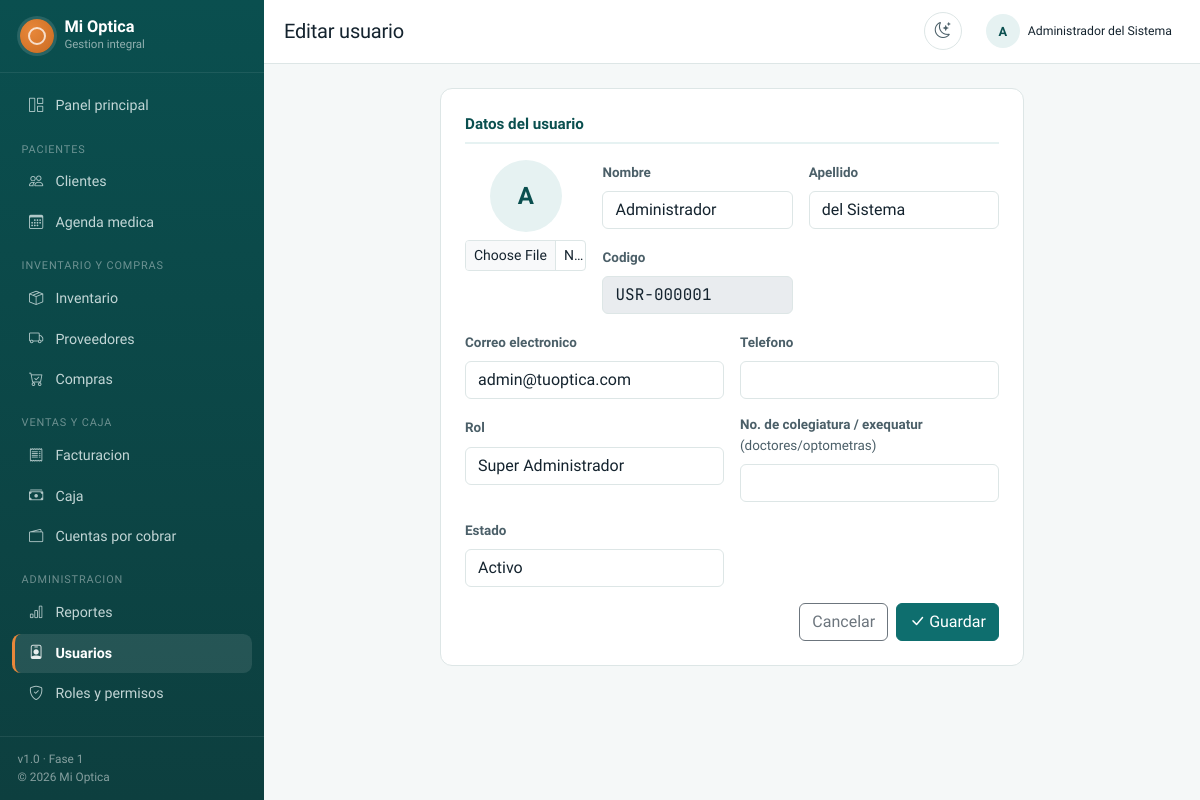
The app's page /usuarios/editar/1 (signed in) with its own data.
### tables this page shows
CREATE TABLE usuarios (
    id               INT UNSIGNED AUTO_INCREMENT PRIMARY KEY,
    codigo           VARCHAR(20)  NOT NULL,
    nombre           VARCHAR(80)  NOT NULL,
    apellido         VARCHAR(80)  NOT NULL,
    email            VARCHAR(150) NOT NULL,
    username         VARCHAR(50)  NOT NULL,
    password_hash    VARCHAR(255) NOT NULL,
    telefono         VARCHAR(20)  NULL,
    foto             VARCHAR(255) NULL,
    rol_id           INT UNSIGNED NOT NULL,
    firma_digital    VARCHAR(255) NULL COMMENT 'Ruta de imagen de firma escaneada, para doctores',
    cmd_colegiado    VARCHAR(50)  NULL COMMENT 'Numero de exequatur/colegiatura del especialista',
    estado           ENUM('activo','inactivo') NOT NULL DEFAULT 'activo',
    debe_cambiar_password TINYINT(1) NOT NULL DEFAULT 1,
    intentos_fallidos INT UNSIGNED NOT NULL DEFAULT 0,
    bloqueado_hasta  DATETIME NULL,
    two_factor_secret VARCHAR(255) NULL COMMENT 'Preparado para 2FA (TOTP)',
    two_factor_activo TINYINT(1) NOT NULL DEFAULT 0,
    ultimo_login     DATETIME NULL,
    ultimo_login_ip  VARCHAR(45) NULL,
    created_at       DATETIME NOT NULL DEFAULT CURRENT_TIMESTAMP,
    updated_at       DATETIME NOT NULL DEFAULT CURRENT_TIMESTAMP ON UPDATE CURRENT_TIMESTAMP,
    UNIQUE KEY uq_usuarios_codigo (codigo),
    UNIQUE KEY uq_usuarios_email (email),
    UNIQUE KEY uq_usuarios_username (username),
    KEY idx_usuarios_rol (rol_id),
    CONSTRAINT fk_usuarios_rol FOREIGN KEY (rol_id) REFERENCES roles(id) ON DELETE RESTRICT ON UPDATE CASCADE
);

CREATE TABLE roles (
    id              INT UNSIGNED AUTO_INCREMENT PRIMARY KEY,
    nombre          VARCHAR(50)  NOT NULL,
    descripcion     VARCHAR(255) NULL,
    es_sistema      TINYINT(1)   NOT NULL DEFAULT 0 COMMENT 'Roles base que no se pueden eliminar (solo renombrar permisos)',
    estado          ENUM('activo','inactivo') NOT NULL DEFAULT 'activo',
    created_at      DATETIME NOT NULL DEFAULT CURRENT_TIMESTAMP,
    updated_at      DATETIME NOT NULL DEFAULT CURRENT_TIMESTAMP ON UPDATE CURRENT_TIMESTAMP,
    UNIQUE KEY uq_roles_nombre (nombre)
);

### app/Views/usuarios/form.php (the view, shortened to what the rows shown need)
<?php
$esEdicion = !empty($usuario['id']);
$tituloPagina = $esEdicion ? 'Editar usuario' : 'Nuevo usuario';
$accion = $esEdicion ? Url::to('usuarios/actualizar/' . $usuario['id']) : Url::to('usuarios/guardar');
?>
<div class="row justify-content-center">
    <div class="col-12 col-lg-8">
        <div class="card p-4">
            <form method="POST" action="<?= e($accion) ?>" enctype="multipart/form-data">
                <div class="form-section-title">Datos del usuario</div>
                <div class="row g-3 mb-3">
                    <div class="col-md-3 text-center">
                        <span class="avatar-circle mx-auto mb-2" style="width:72px;height:72px;font-size:1.5rem;">
                            <?= e(mb_strtoupper(mb_substr($usuario['nombre'] ?? 'U', 0, 1))) ?>
                        </span>
                        <input type="file" name="foto" class="form-control form-control-sm" accept="image/*">
                    </div>
                    <div class="col-md-9">
                        <div class="row g-3">
                            <div class="col-md-6">
                                <label class="form-label">Nombre</label>
                                <input type="text" name="nombre" class="form-control <?= isset($errores['nombre']) ? 'is-invalid' : '' ?>" value="<?= e($usuario['nombre'] ?? '') ?>" required>
                            </div>
                            <div class="col-md-6">
                                <label class="form-label">Apellido</label>
                                <input type="text" name="apellido" class="form-control <?= isset($errores['apellido']) ? 'is-invalid' : '' ?>" value="<?= e($usuario['apellido'] ?? '') ?>" required>
                            </div>
                            <div class="col-md-6">
                                <label class="form-label">Codigo</label>
                                <input type="text" class="form-control font-mono" value="<?= e($usuario['codigo'] ?? $siguienteCodigo) ?>" disabled>
                            </div>
                        </div>
                    </div>
                </div>
                <div class="row g-3 mb-3">
                    <div class="col-md-6">
                        <label class="form-label">Correo electronico</label>
                        <input type="email" name="email" class="form-control <?= isset($errores['email']) ? 'is-invalid' : '' ?>" value="<?= e($usuario['email'] ?? '') ?>" required>
                    </div>
                    <div class="col-md-6">
                        <label class="form-label">Telefono</label>
                        <input type="text" name="telefono" class="form-control" value="<?= e($usuario['telefono'] ?? '') ?>">
                    </div>
                    <div class="col-md-6">
                        <label class="form-label">Rol</label>
                        <select name="rol_id" class="form-select <?= isset($errores['rol_id']) ? 'is-invalid' : '' ?>" required>
                            <?php foreach ($roles as $r): ?>
                                <option value="<?= (int) $r['id'] ?>" <?= (int) ($usuario['rol_id'] ?? 0) === (int) $r['id'] ? 'selected' : '' ?>><?= e($r['nombre']) ?></option>
                            <?php endforeach; ?>
                        </select>
                    </div>
                    <div class="col-md-6">
                        <label class="form-label">No. de colegiatura / exequatur <span class="text-muted-soft fw-normal">(doctores/optometras)</span></label>
                        <input type="text" name="cmd_colegiado" class="form-control" value="<?= e($usuario['cmd_colegiado'] ?? '') ?>">
                    </div>
                    <?php if (!$esEdicion): ?>
                    <div class="col-md-6">
                        <label class="form-label">Contraseña temporal</label>
                        <input type="password" name="password" class="form-control <?= isset($errores['password']) ? 'is-invalid' : '' ?>" minlength="8" required>
                        <div class="form-text">El usuario debera cambiarla en su primer inicio de sesion.</div>
                    </div>
                    <?php else: ?>
                    <div class="col-md-6">
                        <label class="form-label">Estado</label>
                        <select name="estado" class="form-select">
                            <option value="activo" <?= ($usuario['estado'] ?? '') === 'activo' ? 'selected' : '' ?>>Activo</option>
                        </select>
                    </div>
                    <?php endif; ?>
                </div>
                <div class="d-flex justify-content-end gap-2">
                    <a href="<?= e(Url::to('usuarios')) ?>" class="btn btn-outline-secondary">Cancelar</a>
                    <button type="submit" class="btn btn-primary"><i class="bi bi-check-lg me-1"></i>Guardar</button>
                </div>
            </form>
        </div>
    </div>
</div>

### app/Core/Router.php (shortened to what the rows shown need)
<?php
class Router
{
    private array $routes = [];
    private function addRoute(string $method, string $path, array|callable $handler, array $middleware): void
    {
        $pattern = preg_replace('#\{[a-zA-Z_][a-zA-Z0-9_]*\}#', '([^/]+)', trim($path, '/'));
        $this->routes[] = [
            'method'     => $method,
            'pattern'    => '#^' . $pattern . '$#',
            'handler'    => $handler,
            'middleware' => $middleware,
        ];
    }
    public function dispatch(string $method, string $uri): void
    {
        $uri = trim((string) parse_url($uri, PHP_URL_PATH), '/');
        foreach ($this->routes as $route) {
            if ($route['method'] !== $method) {
                continue;
            }
            if (preg_match($route['pattern'], $uri, $matches)) {
                array_shift($matches);
                $this->llamarHandler($route['handler'], array_values($matches));
                return;
            }
        }
    }
    private function llamarHandler(array|callable $handler, array $params): void
    {
        if (is_array($handler)) {
            [$controllerClass, $method] = $handler;
            $controller = new $controllerClass();
            $controller->$method(...$params);
            return;
        }
    }
}

### app/Views/layouts/main.php (shortened to what the rows shown need)
<?php
$temaPreferido = $_COOKIE['tema'] ?? 'claro';
$bsTheme = $temaPreferido === 'oscuro' ? 'dark' : 'light';
$tituloPagina = $tituloPagina ?? 'Panel';
?>
<!DOCTYPE html>
<html lang="es" data-bs-theme="<?= e($bsTheme) ?>" data-tema-app="<?= e($temaPreferido) ?>">
<head>
    <link href="https://cdn.jsdelivr.net/npm/bootstrap@5.3.3/dist/css/bootstrap.min.css" rel="stylesheet">
    <link href="https://cdn.jsdelivr.net/npm/bootstrap-icons@1.11.3/font/bootstrap-icons.css" rel="stylesheet">
    <link href="<?= e(Url::asset('css/app.css')) ?>" rel="stylesheet">
</head>
<body>
<div class="app-shell">
    <aside class="app-sidebar">
        <div class="brand">
            <div class="brand-mark"></div>
            <div>
                <div class="brand-name"><?= e(APP_NAME) ?></div>
                <div class="brand-sub">Gestion integral</div>
            </div>
        </div>
        <nav class="app-nav">
            <a class="nav-link <?= Url::esActiva('dashboard') || Url::actual() === '' ? 'active' : '' ?>" href="<?= e(Url::to('dashboard')) ?>">
                <i class="bi bi-grid-1x2"></i> Panel principal
            </a>
            <?php if (Auth::puede('clientes.ver')): ?>
            <div class="nav-section">Pacientes</div>
            <a class="nav-link <?= Url::esActiva('clientes') ? 'active' : '' ?>" href="<?= e(Url::to('clientes')) ?>">
                <i class="bi bi-people"></i> Clientes
            </a>
            <?php endif; ?>
            <?php if (Auth::puede('citas.ver')): ?>
            <a class="nav-link <?= Url::esActiva('citas') ? 'active' : '' ?>" href="<?= e(Url::to('citas')) ?>">
                <i class="bi bi-calendar3"></i> Agenda medica
            </a>
            <?php endif; ?>
            <?php if (Auth::puede('productos.ver') || Auth::puede('proveedores.ver') || Auth::puede('compras.ver')): ?>
            <div class="nav-section">Inventario y compras</div>
                <?php if (Auth::puede('productos.ver')): ?>
                <a class="nav-link <?= Url::esActiva('productos') ? 'active' : '' ?>" href="<?= e(Url::to('productos')) ?>"><i class="bi bi-box-seam"></i> Inventario</a>
                <?php endif; ?>
                <?php if (Auth::puede('proveedores.ver')): ?>
                <a class="nav-link <?= Url::esActiva('proveedores') ? 'active' : '' ?>" href="<?= e(Url::to('proveedores')) ?>"><i class="bi bi-truck"></i> Proveedores</a>
                <?php endif; ?>
                <?php if (Auth::puede('compras.ver')): ?>
                <a class="nav-link <?= Url::esActiva('compras') ? 'active' : '' ?>" href="<?= e(Url::to('compras')) ?>"><i class="bi bi-cart-check"></i> Compras</a>
                <?php endif; ?>
            <?php endif; ?>
            <?php if (Auth::puede('facturas.ver') || Auth::puede('caja.abrir') || Auth::puede('cuentas_cobrar.ver')): ?>
            <div class="nav-section">Ventas y caja</div>
                <?php if (Auth::puede('facturas.ver')): ?>
                <a class="nav-link <?= Url::esActiva('facturas') ? 'active' : '' ?>" href="<?= e(Url::to('facturas')) ?>"><i class="bi bi-receipt"></i> Facturacion</a>
                <?php endif; ?>
                <?php if (Auth::puede('caja.abrir')): ?>
                <a class="nav-link <?= Url::esActiva('caja') ? 'active' : '' ?>" href="<?= e(Url::to('caja')) ?>"><i class="bi bi-cash-stack"></i> Caja</a>
                <?php endif; ?>
                <?php if (Auth::puede('cuentas_cobrar.ver')): ?>
                <a class="nav-link <?= Url::esActiva('cuentas-por-cobrar') ? 'active' : '' ?>" href="<?= e(Url::to('cuentas-por-cobrar')) ?>"><i class="bi bi-wallet2"></i> Cuentas por cobrar</a>
                <?php endif; ?>
            <?php endif; ?>
            <?php if (Auth::puede('usuarios.ver') || Auth::puede('roles.ver') || Auth::puede('configuracion.ver') || Auth::puede('reportes.ver')): ?>
            <div class="nav-section">Administracion</div>
                <?php if (Auth::puede('reportes.ver')): ?>
                <a class="nav-link <?= Url::esActiva('reportes') ? 'active' : '' ?>" href="<?= e(Url::to('reportes')) ?>"><i class="bi bi-bar-chart"></i> Reportes</a>
                <?php endif; ?>
                <?php if (Auth::puede('usuarios.ver')): ?>
                <a class="nav-link <?= Url::esActiva('usuarios') ? 'active' : '' ?>" href="<?= e(Url::to('usuarios')) ?>"><i class="bi bi-person-badge"></i> Usuarios</a>
                <?php endif; ?>
                <?php if (Auth::puede('roles.ver')): ?>
                <a class="nav-link <?= Url::esActiva('roles') ? 'active' : '' ?>" href="<?= e(Url::to('roles')) ?>"><i class="bi bi-shield-check"></i> Roles y permisos</a>
                <?php endif; ?>
            <?php endif; ?>
        </nav>
        <div class="sidebar-foot">
            v1.0 · Fase 1<br>© <?= date('Y') ?> <?= e(APP_NAME) ?>
        </div>
    </aside>
    <div class="app-main">
        <header class="app-topbar">
            <h1 class="h5 mb-0 font-display flex-grow-1"><?= e($tituloPagina) ?></h1>
            <button id="btn-tema" class="theme-toggle" type="button" title="Cambiar tema">
                <i id="icono-tema" class="bi bi-moon-stars"></i>
            </button>
            <div class="dropdown">
                <button class="btn btn-sm d-flex align-items-center gap-2 border-0" data-bs-toggle="dropdown">
                    <span class="avatar-circle" style="width:34px;height:34px;font-size:.8rem;">
                        <?= e(mb_strtoupper(mb_substr(Auth::nombre(), 0, 1))) ?>
                    </span>
                    <span class="d-none d-md-inline small"><?= e(Auth::nombre()) ?></span>
                </button>
            </div>
        </header>
        <main class="app-content">
            <?= $contenido ?>
        </main>
    </div>
</div>
</body>
</html>

### records on screen
usuarios: id "Editar usuario", nombre "A", nombre "Administrador", apellido "del Sistema", codigo "USR-000001", email "admin@tuoptica.com", rol_id "Super Administrador", estado "Activo"
